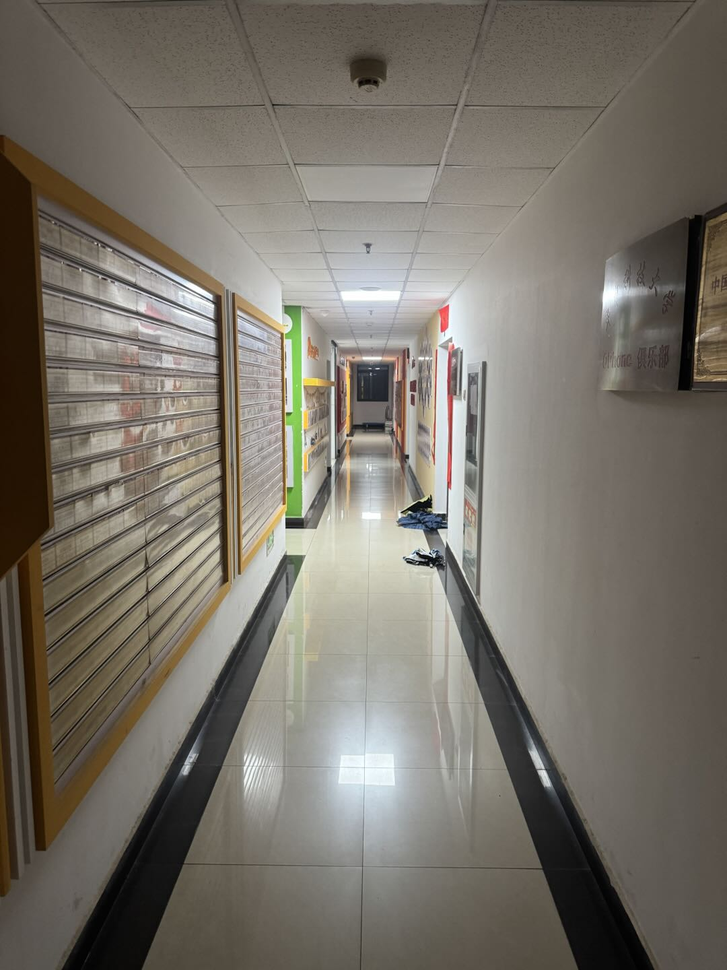
#> input picture week2/expand/111.png, 727 x 970 px, shrunk from 1080 x 1440 before the run, found by its file name
$ python lypnb.py   (older library calls are emulated)
#> lines starting #> are read from the running program, lines starting #| are printed output that depends on the picture; long printed decimals are rounded
import cv2
#通过拉普拉斯响应方差计算清晰程度
img1=cv2.imread("expand/111.png")
#> img1 is the input picture: shape (970, 727, 3); mean B, G, R 104.7, 114, 119.4
img2=cv2.imread("expand/222.png")
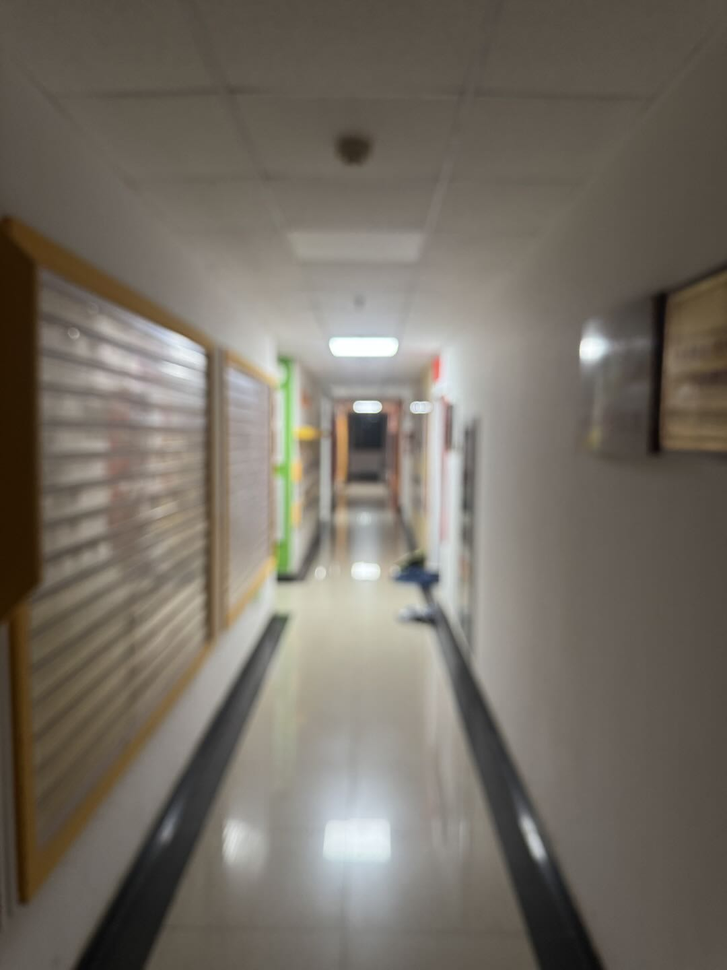
#> input picture week2/expand/222.png, 727 x 970 px, shrunk from 1080 x 1440 before the run, found by its file name
#> img2 is the input picture: shape (970, 727, 3); mean B, G, R 100, 109.6, 116.1
img3=cv2.imread("expand/333.png")
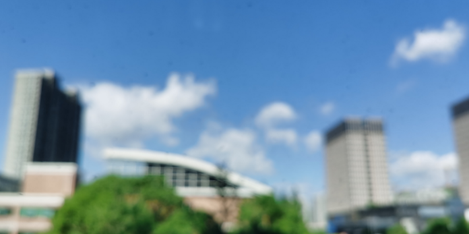
#> input picture week2/expand/333.png, 469 x 234 px, shrunk from 696 x 347 before the run, found by its file name
#> img3 is the input picture: shape (234, 469, 3); mean B, G, R 171.9, 147.5, 113.8
img4=cv2.imread("expand/444.png")
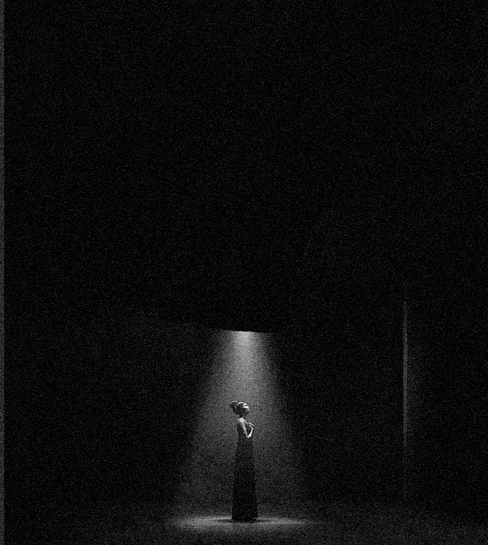
#> input picture week2/expand/444.png, 488 x 545 px, shrunk from 725 x 809 before the run, found by its file name
#> img4 is the input picture: shape (545, 488, 3); mean B, G, R 12.9, 12.7, 12.7
img5=cv2.imread("expand/555.png")
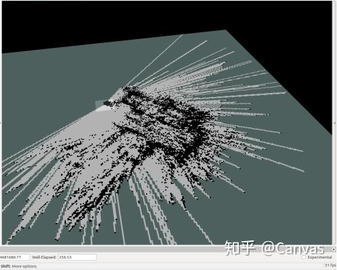
#> input picture week2/expand/555.png, 337 x 270 px, shrunk from 501 x 401 before the run, found by its file name
#> img5 is the input picture: shape (270, 337, 3); mean B, G, R 100.4, 101.4, 93.1

gray1=cv2.cvtColor(img1,cv2.COLOR_BGR2GRAY)
gray2=cv2.cvtColor(img2,cv2.COLOR_BGR2GRAY)
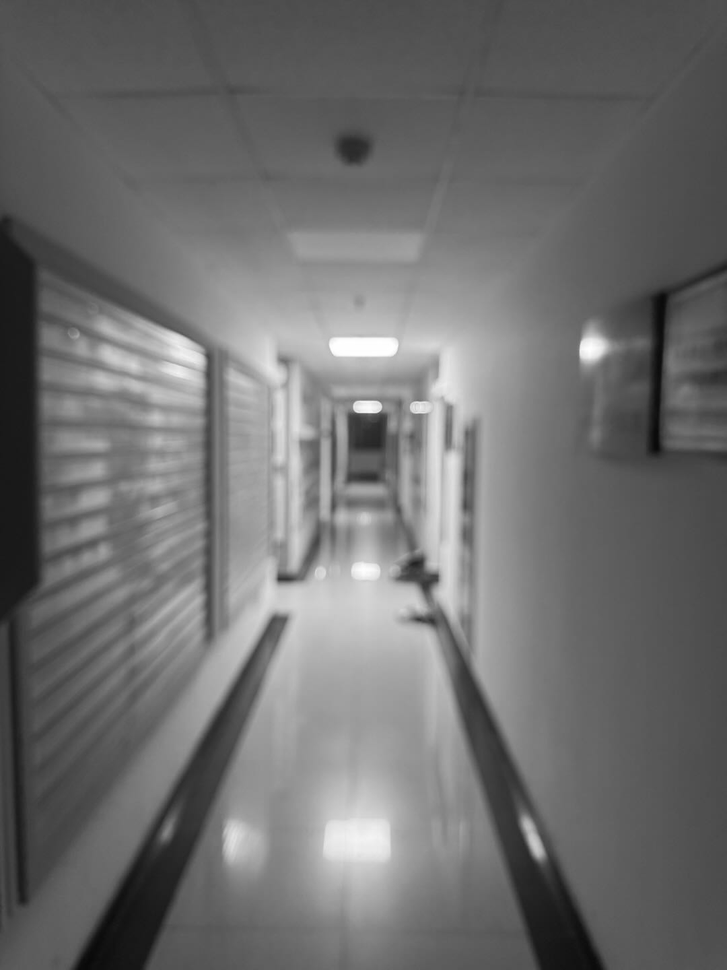
#> gray2: shape (970, 727); min 8, max 255, mean 110.4
gray3=cv2.cvtColor(img3,cv2.COLOR_BGR2GRAY)
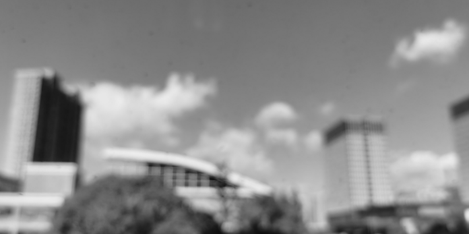
#> gray3: shape (234, 469); min 14, max 237, mean 140.2
gray4=cv2.cvtColor(img4,cv2.COLOR_BGR2GRAY)
gray5=cv2.cvtColor(img5,cv2.COLOR_BGR2GRAY)

score1=cv2.Laplacian(gray1,cv2.CV_64F).var()
#> score1 = 508
score2=cv2.Laplacian(gray2,cv2.CV_64F).var()
#> score2 = 7.54
score3=cv2.Laplacian(gray3,cv2.CV_64F).var()
#> score3 = 16.61
print("第一张照片的清晰程度是：",score1)
#| 第一张照片的清晰程度是： 507.973
print("第二张照片的清晰程度是：",score2)
#| 第二张照片的清晰程度是： 7.537
print("第三张照片的清晰程度是：",score3)
#| 第三张照片的清晰程度是： 16.606

median_555=cv2.medianBlur(gray5,3)
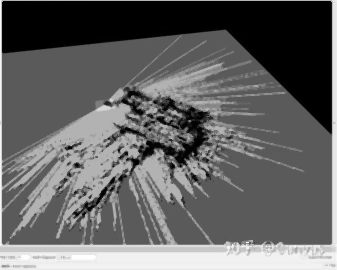
#> median_555: shape (270, 337); min 0, max 254, mean 99.1
cv2.imwrite("expand/555_median_denoising.png",median_555)
